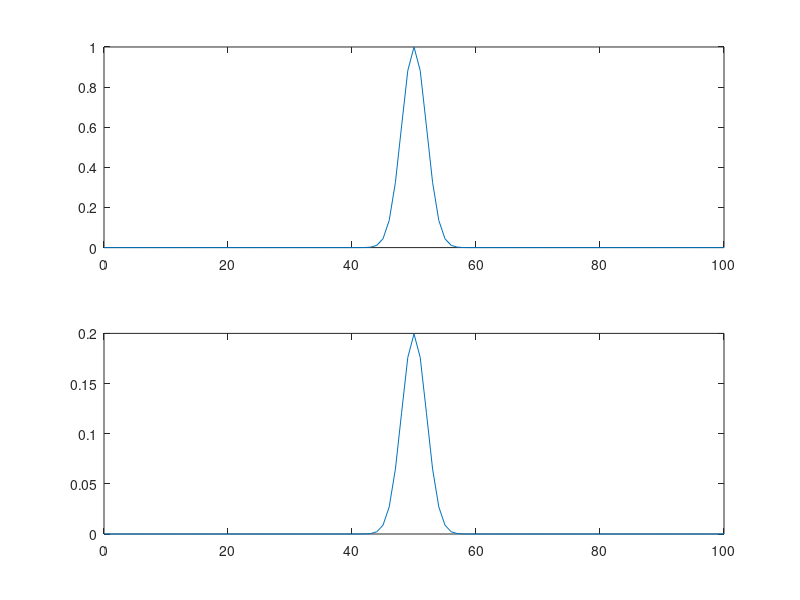

This figure's MATLAB source:
m=50;
n=2;
x=0:1:100;
y=exp(-(x-m).^2/(2*n^2));
subplot(2,1,1)
plot(x,y)
subplot(2,1,2)
%z=normrnd(50,2,100,1);
%plot(z)
z=0:1:100; 
d=normpdf(z,50,2); 
plot(z,d)